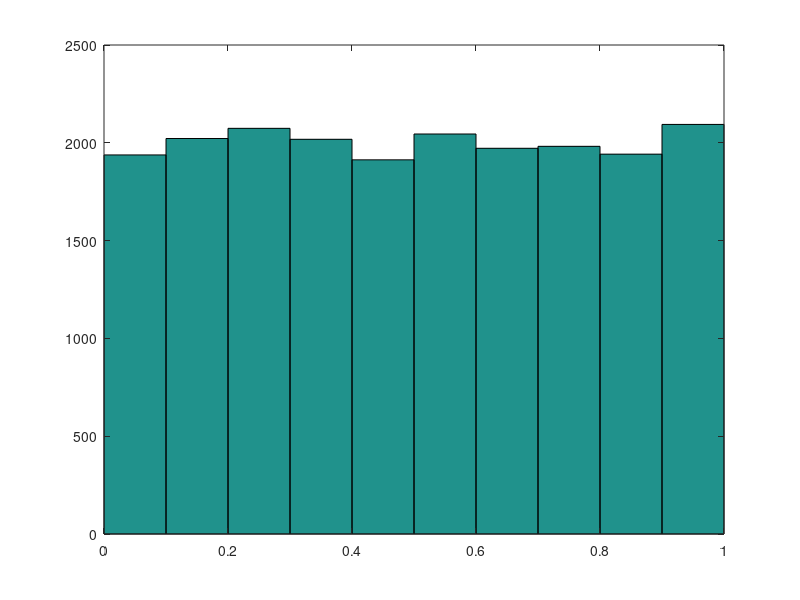
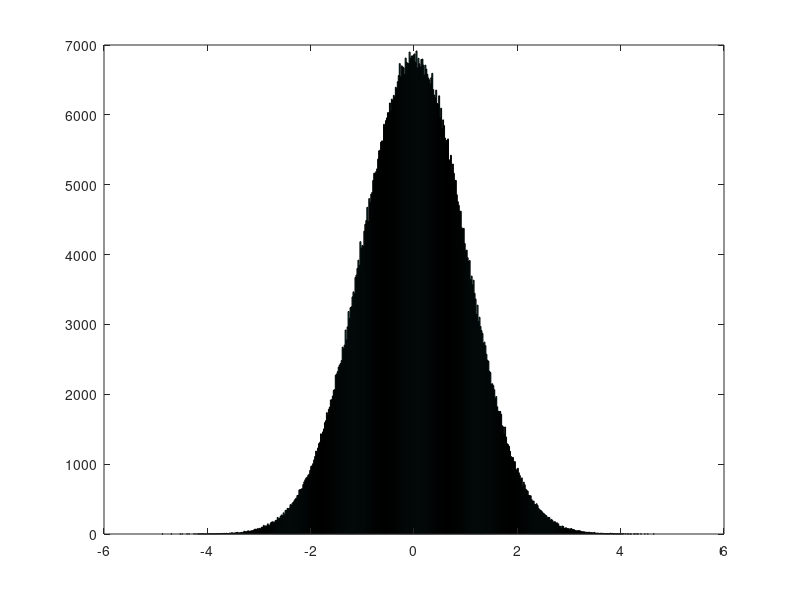

Here is the MATLAB script that generated these plots, in order:
% Lecture 2

%{
Fibonacci Sequence in MATLAB
Golden Ratio in MATLAB




%}

%Producing Fibonacci Sequence : Version 1
%Prints every number from 1 to imax
 imax = 20; %Maximum value for count i
 fib1 = 1; % The first 2 values of the fib 
 fib2 = 1; 
 
 for i = (1:imax) % For variable i from 1 to imax
     fib = fib1+fib2 %#ok<NOPTS> % find our 3rd value (new highest value)
     fib1 = fib2; % % Set fib1 to value of fib2
     fib2 = fib; % Set fib2 to value of fib
 end
 
 
%Producing Fibonacci Sequece : Version 2
%Improved output
imax = 20;
fib1 = 1;
fib2 = 1;
fibN = [fib1, fib2]; %Now it's in a vector/array

for i = (1:imax)
    fib = fib1 + fib2;
    fibN = [fibN,fib]; %#ok<AGROW> %This is to extend the vector
    fib1 = fib2;
    fib2 = fib;
end
fibN' % I took the long vector and transposed it. 

%---------------------------------------------
%Producing Fibonacci Sequence : Version 3
%---------------------------------------------
imax = 20;
fib = (1:imax); % Vector from 1 to imax. Default jump is +1
fib(1) = 1; %First element of fib is 1
fib(2) = 1; %Second element of fib is 1

for i = (1:imax-2)
    fib(i+2) = fib(i) + fib(i+1);
end
fib'

%--------------------------------------------
%Homework Help for Hmwk 2 Part 1
%--------------------------------------------




%function F = fibonacci(n)
%Fn = [1 0];
%F = 0;

%for i = (1:abs(n))
%    Fn(2) = F;
%    F = sum(Fn);
%    Fn(1) = Fn(2);
%end

%if n < 0
%    F = F*((-1)^(n+1));
%end

%end






%Lecture 2 - Random Walks
clear all
F = rand(3,3) % Random 3x3 matrix (from 0 to 1)

%----Random numbers in a histogram
figure(1)
x = rand(1, 20000); % 20k different numbers set to x
hist(x) % Histogram of the x vector

%----Random Numbers from Normal Distribution
F = randn(3,3) %randn is a normal distribution set of random numbers

figure(2)
x = randn(1,900000); % 900k set of random numbers
hist(x)

%--------Make it cleaner
figure(2)
x = randn(1,900000); % 900k set of random numbers
hist(x, 25) % 25 is a bind number, the number of blocks making up the graph


figure(2)
x = randn(1,900000); % 900k set of random numbers
hist(x,500) % See? This one looks better


